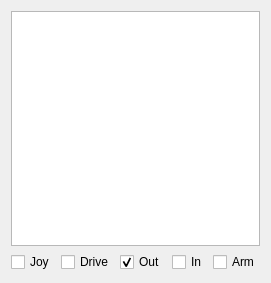
<?xml version="1.0" encoding="UTF-8"?>
<ui version="4.0">
 <class>URC_TerminalWidget</class>
 <widget class="QWidget" name="URC_TerminalWidget">
  <property name="geometry">
   <rect>
    <x>0</x>
    <y>0</y>
    <width>248</width>
    <height>283</height>
   </rect>
  </property>
  <property name="windowTitle">
   <string>Form</string>
  </property>
  <layout class="QVBoxLayout" name="verticalLayout">
   <item>
    <widget class="QPlainTextEdit" name="terminalUI">
     <property name="autoFillBackground">
      <bool>false</bool>
     </property>
     <property name="styleSheet">
      <string notr="true">border-image: url(:/images/stickyNotes.png);</string>
     </property>
     <property name="readOnly">
      <bool>true</bool>
     </property>
     <property name="textInteractionFlags">
      <set>Qt::NoTextInteraction</set>
     </property>
    </widget>
   </item>
   <item>
    <layout class="QHBoxLayout" name="horizontalLayout_3">
     <item>
      <widget class="QCheckBox" name="terminalJoycheckBox">
       <property name="text">
        <string>Joy</string>
       </property>
      </widget>
     </item>
     <item>
      <widget class="QCheckBox" name="terminalDriveCheckBox">
       <property name="text">
        <string>Drive</string>
       </property>
      </widget>
     </item>
     <item>
      <widget class="QCheckBox" name="terminalOutcheckBox">
       <property name="text">
        <string>Out</string>
       </property>
       <property name="checked">
        <bool>true</bool>
       </property>
      </widget>
     </item>
     <item>
      <widget class="QCheckBox" name="terminalIncheckBox">
       <property name="text">
        <string>In</string>
       </property>
      </widget>
     </item>
     <item>
      <widget class="QCheckBox" name="terminalArmCheckBox">
       <property name="text">
        <string>Arm</string>
       </property>
      </widget>
     </item>
    </layout>
   </item>
  </layout>
 </widget>
 <resources/>
 <connections/>
</ui>
